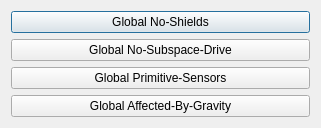
<?xml version="1.0" encoding="UTF-8"?>
<ui version="4.0">
 <class>fso::fred::dialogs::GlobalShipFlagsDialog</class>
 <widget class="QDialog" name="fso::fred::dialogs::GlobalShipFlagsDialog">
  <property name="geometry">
   <rect>
    <x>0</x>
    <y>0</y>
    <width>321</width>
    <height>128</height>
   </rect>
  </property>
  <property name="windowTitle">
   <string>Global Ship Flags</string>
  </property>
  <layout class="QVBoxLayout" name="verticalLayout">
   <item>
    <widget class="QPushButton" name="noShieldsButton">
     <property name="text">
      <string>Global No-Shields</string>
     </property>
    </widget>
   </item>
   <item>
    <widget class="QPushButton" name="noSubspaceDriveButton">
     <property name="text">
      <string>Global No-Subspace-Drive</string>
     </property>
    </widget>
   </item>
   <item>
    <widget class="QPushButton" name="primitiveSensorsButton">
     <property name="text">
      <string>Global Primitive-Sensors</string>
     </property>
    </widget>
   </item>
   <item>
    <widget class="QPushButton" name="affectedByGravityButton">
     <property name="text">
      <string>Global Affected-By-Gravity</string>
     </property>
    </widget>
   </item>
  </layout>
 </widget>
 <resources/>
 <connections/>
</ui>
